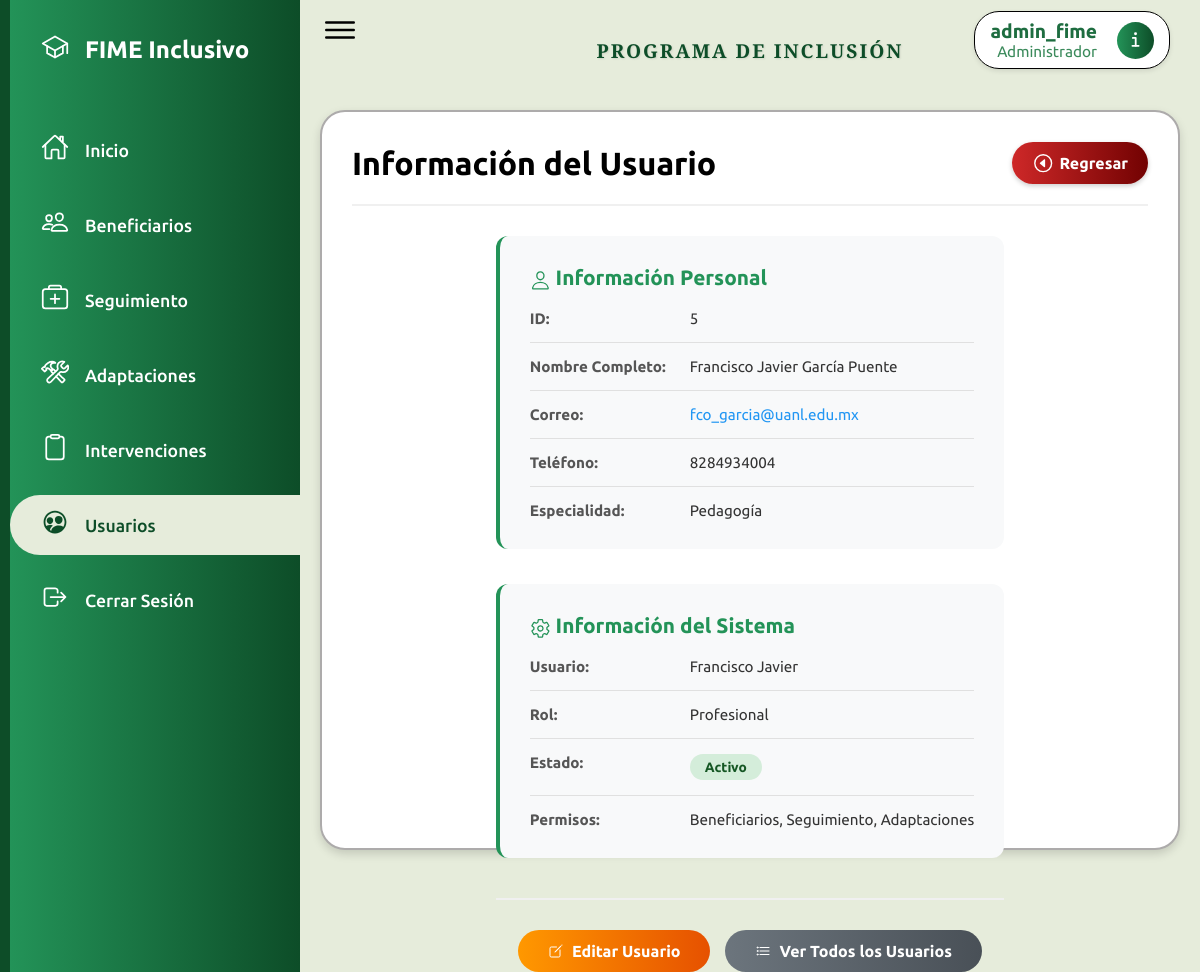
The page /modules/usuarios/ver_usuarios.php?id=5 (signed in) on the database its author committed.
### tables this page shows
CREATE TABLE `usuarios_login` (
  `id` int(11) NOT NULL,
  `usuario` varchar(100) NOT NULL,
  `contrasena` varchar(255) NOT NULL,
  `rol` enum('Administrador','Profesional','Academico') NOT NULL,
  `estado` enum('Activo','Inactivo') NOT NULL DEFAULT 'Activo'
);

CREATE TABLE `profesionales` (
  `id_profesional` int(11) NOT NULL,
  `nombre` varchar(100) NOT NULL,
  `apellido_paterno` varchar(100) NOT NULL,
  `apellido_materno` varchar(100) DEFAULT NULL,
  `correo_institucional` varchar(100) NOT NULL,
  `telefono` varchar(15) DEFAULT NULL,
  `especialidad` varchar(100) DEFAULT NULL,
  `estado` enum('Activo','Inactivo') DEFAULT 'Activo',
  `usuario` varchar(50) NOT NULL,
  `contrasena` varchar(255) NOT NULL,
  `permiso_beneficiario` tinyint(1) DEFAULT 0,
  `permiso_diagnostico` tinyint(1) DEFAULT 0,
  `permiso_adaptacion` tinyint(1) DEFAULT 0,
  `permiso_intervencion` tinyint(1) DEFAULT 0
);

### modules/usuarios/ver_usuarios.php (the view, shortened to what this page needs)
<?php
$user = $_SESSION['usuarioingresando'];
include '../../config/db.php';
$usuario_data = null;
$profesional_data = null;
if (isset($_GET['id']) && is_numeric($_GET['id'])) {
    $usuario_id = intval($_GET['id']);
    $query = "SELECT * FROM usuarios_login WHERE id = ?";
    if ($stmt = mysqli_prepare($conex, $query)) {
        mysqli_stmt_bind_param($stmt, "i", $usuario_id);
        mysqli_stmt_execute($stmt);
        $result = mysqli_stmt_get_result($stmt);
        $usuario_data = mysqli_fetch_assoc($result);
    }
    if ($usuario_data) {
        $query_prof = "SELECT * FROM profesionales WHERE usuario = ?";
        if ($stmt_prof = mysqli_prepare($conex, $query_prof)) {
            mysqli_stmt_bind_param($stmt_prof, "s", $usuario_data['usuario']);
            mysqli_stmt_execute($stmt_prof);
            $result_prof = mysqli_stmt_get_result($stmt_prof);
            $profesional_data = mysqli_fetch_assoc($result_prof);
        }
    }
}
?>
<!DOCTYPE html>
<html lang="es">
<head>
    <link rel="stylesheet" href="../../assets/css/sidebar.css">
    <link rel="stylesheet" href="https://cdnjs.cloudflare.com/ajax/libs/font-awesome/5.15.4/css/all.min.css">
</head>
<body>
    <?php
    $currentPage = basename($_SERVER['PHP_SELF']);
    ?>
    <div class="container">
        <div class="navigation">
            <ul>
                <li>
                    <a href="#">
                        <span class="icon">
                            <ion-icon name="school-outline"></ion-icon>
                        </span>
                        <span class="title">FIME Inclusivo</span>
                    </a>
                </li>
                <li class="<?php echo ($currentPage == 'dashboard.php') ? 'active' : ''; ?>">
                    <a href="../../modules/auth/dashboard.php" data-tooltip="Inicio">
                        <span class="icon"><ion-icon name="home-outline"></ion-icon></span>
                        <span class="title">Inicio</span>
                    </a>
                </li>
                <?php
                $beneficiariosPages = ['index_beneficiarios.php', 'crear_beneficiarios.php', 'editar_beneficiarios.php', 'ver_beneficiarios.php'];
                ?>
                <li class="<?php echo in_array($currentPage, $beneficiariosPages) ? 'active' : ''; ?>">
                    <a href="../../modules/beneficiarios/index_beneficiarios.php" data-tooltip="Beneficiarios">
                        <span class="icon"><ion-icon name="people-outline"></ion-icon></span>
                        <span class="title">Beneficiarios</span>
                    </a>
                </li>
                <?php
                $diagnosticosPages = ['index_diagnosticos.php', 'crear_diagnosticos.php', 'editar_diagnosticos.php', 'historico_diagnosticos.php', 'ver_diagnosticos.php'];
                ?>
                <li class="<?php echo in_array($currentPage, $diagnosticosPages) ? 'active' : ''; ?>">
                    <a href="../../modules/diagnosticos/index_diagnosticos.php" data-tooltip="Diagnósticos">
                        <span class="icon"><ion-icon name="medkit-outline"></ion-icon></span>
                        <span class="title">Seguimiento</span>
                    </a>
                </li>
                <?php
                $adaptacionesPages = ['index_adaptaciones.php', 'crear_adaptaciones.php', 'editar_adaptaciones.php', 'historico_adaptaciones.php', 'ver_adaptaciones.php'];
                ?>
                <li class="<?php echo in_array($currentPage, $adaptacionesPages) ? 'active' : ''; ?>">
                    <a href="../../modules/adaptaciones/index_adaptaciones.php" data-tooltip="Adaptaciones">
                        <span class="icon"><ion-icon name="construct-outline"></ion-icon></span>
                        <span class="title">Adaptaciones</span>
                    </a>
                </li>
                <?php
                $intervencionesPages = ['index_intervenciones.php', 'crear_intervenciones.php', 'editar_intervenciones.php', 'historico_intervenciones.php', 'ver_intervenciones.php'];
                ?>
                <li class="<?php echo in_array($currentPage, $intervencionesPages) ? 'active' : ''; ?>">
                    <a href="../../modules/intervenciones/index_intervenciones.php" data-tooltip="Intervenciones">
                        <span class="icon"><ion-icon name="clipboard-outline"></ion-icon></span>
                        <span class="title">Intervenciones</span>
                    </a>
                </li>
                <?php
                if (isset($_SESSION['rol']) && $_SESSION['rol'] === 'Administrador') {
                    $usuariosPages = ['index_usuarios.php', 'crear_usuarios.php', 'editar_usuarios.php', 'ver_usuarios.php'];
                ?>
                    <li class="<?php echo in_array($currentPage, $usuariosPages) ? 'active' : ''; ?>">
                        <a href="../../modules/usuarios/index_usuarios.php" data-tooltip="Usuarios">
                            <span class="icon"><ion-icon name="people-circle-outline"></ion-icon></span>
                            <span class="title">Usuarios</span>
                        </a>
                    </li>
                <?php
                }
                ?>
                <li>
                    <a href="#" onclick="showLogoutModal()" data-tooltip="Cerrar Sesión">
                        <span class="icon">
                            <ion-icon name="log-out-outline"></ion-icon>
                        </span>
                        <span class="title">Cerrar Sesión</span>
                    </a>
                </li>
            </ul>
        </div>
    </div>
    <div class="main">
        <div class="topbar">
            <div class="toggle"><ion-icon name="menu-outline"></ion-icon></div>
            <h2 class="page-title">PROGRAMA DE INCLUSIÓN</h2>
            <div class="user-box">
                <div class="user-info">
                    <div class="user-name"><?php echo htmlspecialchars($user); ?></div>
                    <div class="user-role"><?php echo htmlspecialchars($_SESSION['rol']); ?></div>
                </div>
                <button class="info-btn" onclick="mostrarInfo()">
                    <ion-icon name="information-outline"></ion-icon>
                </button>
            </div>
        </div>
        <div class="view-container">
            <div class="view-header">
                <h2 class="view-title">Información del Usuario</h2>
                <a href="index_usuarios.php" class="btn-regresar">
                    <ion-icon name="caret-back-circle-outline"></ion-icon> Regresar
                </a>
            </div>
            <div class="view-content">
                <div class="info-grid">
                    <div class="info-section">
                        <h3 style="color: #239358; margin-bottom: 20px; font-size: 1.3em;">
                            <ion-icon name="person-outline" style="vertical-align: middle;"></ion-icon>
                            Información Personal
                        </h3>
                        <div class="info-row">
                            <span class="info-label">ID:</span>
                            <span class="info-value"><?php echo $usuario_data['id']; ?></span>
                        </div>
                        <div class="info-row">
                            <span class="info-label">Nombre Completo:</span>
                            <span class="info-value"><?php echo htmlspecialchars(($profesional_data['nombre'] ?? '') . ' ' . ($profesional_data['apellido_paterno'] ?? '') . ' ' . ($profesional_data['apellido_materno'] ?? '')); ?></span>
                        </div>
                        <div class="info-row">
                            <span class="info-label">Correo:</span>
                            <a href="mailto:<?php echo $profesional_data['correo_institucional'] ?? ''; ?>" class="info-value email">
                                <?php echo htmlspecialchars($profesional_data['correo_institucional'] ?? 'N/A'); ?>
                            </a>
                        </div>
                        <div class="info-row">
                            <span class="info-label">Teléfono:</span>
                            <span class="info-value">
                                <?php echo ($profesional_data['telefono'] ?? false) ? htmlspecialchars($profesional_data['telefono']) : 'No especificado'; ?>
                            </span>
                        </div>
                        <div class="info-row">
                            <span class="info-label">Especialidad:</span>
                            <span class="info-value"><?php echo htmlspecialchars($profesional_data['especialidad'] ?? 'N/A'); ?></span>
                        </div>
                    </div>
                    <div class="info-section">
                        <h3 style="color: #239358; margin-bottom: 20px; font-size: 1.3em;">
                            <ion-icon name="settings-outline" style="vertical-align: middle;"></ion-icon>
                            Información del Sistema
                        </h3>
                        <div class="info-row">
                            <span class="info-label">Usuario:</span>
                            <span class="info-value"><?php echo htmlspecialchars($usuario_data['usuario']); ?></span>
                        </div>
                        <div class="info-row">
                            <span class="info-label">Rol:</span>
                            <span class="info-value"><?php echo htmlspecialchars($usuario_data['rol']); ?></span>
                        </div>
                        <div class="info-row">
                            <span class="info-label">Estado:</span>
                            <span class="info-value">
                                <span class="badge <?php echo strtolower($usuario_data['estado'] ?? 'activo'); ?>">
                                    <?php echo $usuario_data['estado'] ?? 'Activo'; ?>
                                </span>
                            </span>
                        </div>
                        <div class="info-row">
                            <span class="info-label">Permisos:</span>
                            <span class="info-value">
                                <?php
                                $permisos = [];
                                if (($profesional_data['permiso_beneficiario'] ?? 0) == 1) $permisos[] = 'Beneficiarios';
                                if (($profesional_data['permiso_diagnostico'] ?? 0) == 1) $permisos[] = 'Seguimiento';
                                if (($profesional_data['permiso_adaptacion'] ?? 0) == 1) $permisos[] = 'Adaptaciones';
                                echo !empty($permisos) ? implode(', ', $permisos) : 'Sin permisos asignados';
                                ?>
                            </span>
                        </div>
                    </div>
                </div>
                <div class="action-buttons">
                    <a href="editar_usuarios.php?id=<?php echo $usuario_data['id']; ?>" class="btn-action btn-edit">
                        <ion-icon name="create-outline"></ion-icon> Editar Usuario
                    </a>
                    <a href="index_usuarios.php" class="btn-action btn-cancel">
                        <ion-icon name="list-outline"></ion-icon> Ver Todos los Usuarios
                    </a>
                </div>
            </div>
        </div>
    </div>
</body>
</html>

### assets/css/sidebar.css (style rules this page uses)
* { font-family: "Ubuntu", sans-serif; margin: 0; padding: 0; box-sizing: border-box; }
:root { --blue: #2a2185; --white: #fff; --gray: #f5f5f5; --black1: #222; --black2: #999; }
body { min-height: 100vh; overflow-x: hidden; font-family: Arial, sans-serif; margin: 0; padding: 0; height: 100vh; display: flex; background-color: #e6ecdb; background-size: cover; background-attachment: fixed; }
.container { position: relative; width: 100%; }
.navigation { position: fixed; width: 300px; height: 100%; background: linear-gradient(90deg, #239358, #0d4d28); border-left: 10px solid #0d4d28; transition: width 0.3s; overflow: hidden; z-index: 10; }
.navigation ul { list-style: none; padding: 0; margin: 0; width: 100%; position: relative; }
.navigation ul li { width: 100%; position: relative; border-top-left-radius: 30px; border-bottom-left-radius: 30px; margin: 15px 0; }
.navigation ul li:first-child { margin: 20px 0 40px 0; pointer-events: none; }
.navigation ul li a { display: flex; align-items: center; width: 100%; height: 60px; padding: 0 15px; position: relative; text-decoration: none; color: white; transition: color 0.3s, background-color 0.3s; }
.navigation ul li a .icon { display: block; min-width: 60px; text-align: center; font-size: 1.75rem; }
.navigation ul li a .title { font-size: 1.1em; font-weight: 500; white-space: nowrap; transition: opacity 0.3s; }
.navigation ul li:first-child .title { font-size: 1.5em; font-weight: bold; }
.navigation ul li:hover, .navigation ul li.active { background-color: #e6ecdb; }
.navigation ul li:hover a, .navigation ul li.active a { color: #0d4d28; }
.main { position: absolute; width: calc(100% - 300px); left: 300px; min-height: 100vh; transition: 0.5s; }
.topbar { width: 100%; height: 60px; display: flex; justify-content: space-between; align-items: center; padding: 0 10px; }
.toggle { position: relative; width: 60px; height: 60px; display: flex; justify-content: center; align-items: center; font-size: 2.5rem; cursor: pointer; }
.user-box { display: flex; align-items: center; background-color: #ffffff; box-shadow: 0 2px 5px rgba(0, 0, 0, 0.1); border: 1px solid #000; margin-left: auto; margin-right: 20px; margin-top: 20px; padding: 8px 15px; border-radius: 25px; font-size: 1.2em; gap: 10px; transition: transform 0.3s ease, box-shadow 0.3s ease; }
.user-info { display: flex; flex-direction: column; margin-right: 10px; text-align: right; }
.user-name { font-weight: bold; color: #1e6d40; font-size: 1em; }
.user-role { font-size: 0.8em; color: #3b8a5b; }
.info-btn { background: linear-gradient(90deg, #239358, #0d4d28); border: none; color: white; width: 37px; height: 37px; border-radius: 50%; font-size: 1.2em; cursor: pointer; display: flex; align-items: center; justify-content: center; }
.btn-cancel, .btn-confirm { padding: 10px 25px; border: none; border-radius: 5px; font-weight: 500; cursor: pointer; text-decoration: none; transition: background-color 0.3s, transform 0.2s; font-size: 1.1em; }
.btn-cancel { background-color: #7e7d7d; color: white; }
.page-title { position: absolute; left: 50%; transform: translateX(-50%); font-family: "Playfair Display", Georgia, serif; font-size: 3em; font-weight: 700; color: #0d4d28; margin-top: 40px; letter-spacing: 2px; text-shadow: 1px 1px 2px rgba(0, 0, 0, 0.1); }
.header-section .btn-regresar, a.btn-regresar { background: linear-gradient(90deg, #ce2828, #720202) !important; border: none; color: white !important; font-weight: 600; cursor: pointer; text-decoration: none !important; display: flex !important; align-items: center; justify-content: center; gap: 5px; padding: 10px 20px; border-radius: 50px; box-shadow: 0 2px 5px rgba(0, 0, 0, 0.2); transition: all 0.3s; }
.header-section .btn-regresar ion-icon, a.btn-regresar ion-icon { color: white !important; font-size: 1.4em; }
.btn-edit { background-color: #ffde59; }

### rows shown on the page
usuarios_login: id "5", usuario "Francisco Javier", rol "Profesional", estado "Activo"
profesionales: nombre+apellido_paterno+apellido_materno "Francisco Javier García Puente", correo_institucional "fco_garcia@uanl.edu.mx", telefono "8284934004", especialidad "Pedagogía"

### other values the page prints
$user "admin_fime"
$_SESSION['rol'] "Administrador"
implode(', ', $permisos) "Beneficiarios, Seguimiento, Adaptaciones"
